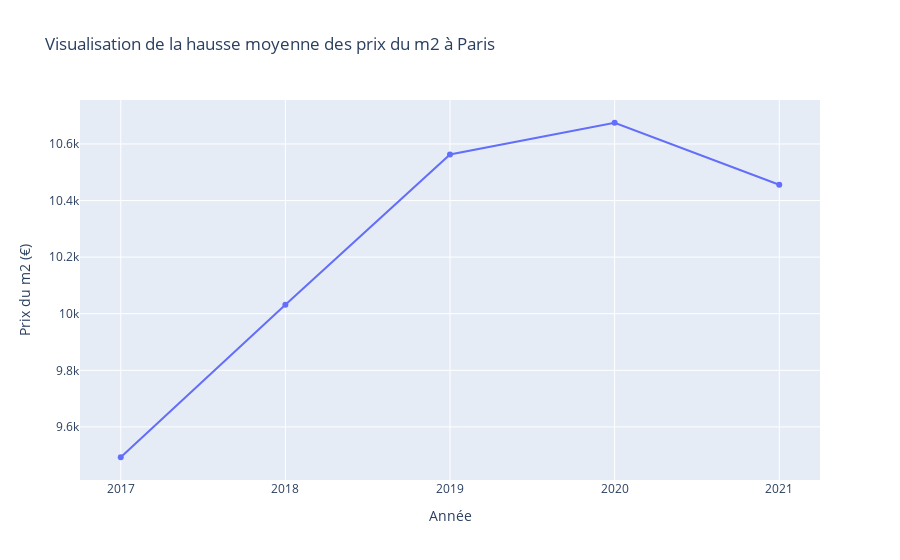

The cell this chart's notebook holds for it:
### Markdown cell above
On constate sur la moyenne des prix de vente des appartements à Paris que le prix du m2 a augmenté au fil des années avec un pic en 2020 puis a connu une baisse en 2021 <br>
Nous allons créer un graphique pour mieux le visualiser.

### Code cell
#Création d'un graphique pour visualiser la hausse de la moyenne des prix
liste_annee = ['2017','2018','2019','2020','2021']
fig1 = px.line(
    df_all_appart,
      x=liste_annee,
        y='prix_m2',
        title='Visualisation de la hausse moyenne des prix du m2 à Paris',
        markers=True,
        labels={'x':'Année','prix_m2':'Prix du m2 (€)'}
        )
fig1.show()

### Figure 1 — Plotly figure (JSON) as saved in the notebook; plotly's stock layout.template omitted (floating-point values rounded to 4 significant figures)
{"data": [{"hovertemplate": "Année=%{x}<br>Prix du m2 (€)=%{y}<extra></extra>", "legendgroup": "", "line": {"color": "#636efa", "dash": "solid"}, "marker": {"symbol": "circle"}, "mode": "lines+markers", "name": "", "orientation": "v", "showlegend": false, "type": "scatter", "x": ["2017", "2018", "2019", "2020", "2021"], "xaxis": "x", "y": [9493.0, 10030.0, 10560.0, 10670.0, 10460.0], "yaxis": "y"}], "layout": {"legend": {"tracegroupgap": 0}, "title": {"text": "Visualisation de la hausse moyenne des prix du m2 à Paris"}, "xaxis": {"anchor": "y", "domain": [0, 1], "title": {"text": "Année"}}, "yaxis": {"anchor": "x", "domain": [0, 1], "title": {"text": "Prix du m2 (€)"}}}}
